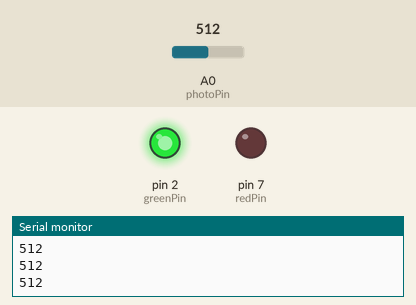
Simulated run of this sketch. Board: Arduino Uno, built with avr-gcc and run on an emulated ATmega328P. On the bench: output pins drawn as LEDs (lit = HIGH), the last lines printed to the serial monitor. Inputs (shaded band) come from the test bench; at power-on: A0 (photoPin) = 512.

Above: at 1.2 s.
1.3 s: A0 (photoPin) set to 312
2.8 s: A0 (photoPin) set to 294
At 3.1 s:
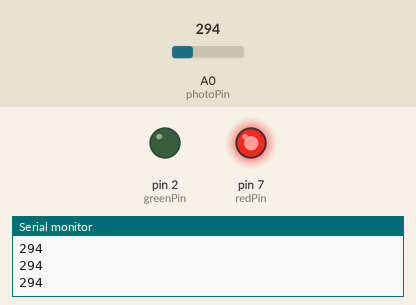
4.3 s: A0 (photoPin) set to 306
At 5.3 s:
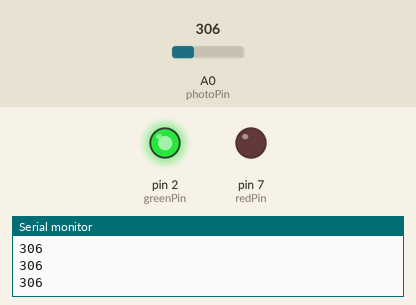
5.8 s: A0 (photoPin) set to 290
At 6.6 s:
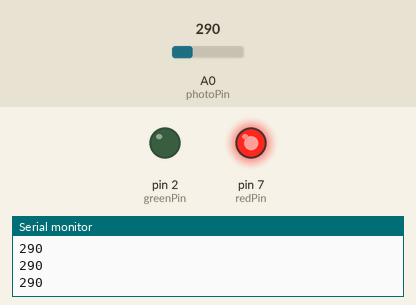
Timing chart, 0 to 8.3 s (numbered marks = the images above; inputs shaded):
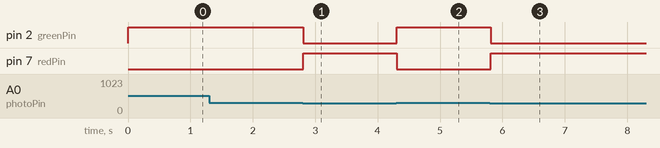

Measured:
- the behaviour switches between 301 and 300 on A0 (photoPin) (found by bisection; images 0 and 1)
- after the input at 2.8 s, pin 2 (greenPin): HIGH → LOW at once; pin 7 (redPin): LOW → HIGH at once
- after the input at 4.3 s, pin 2 (greenPin): LOW → HIGH at once; pin 7 (redPin): HIGH → LOW at once
- after the input at 5.8 s, pin 2 (greenPin): HIGH → LOW at once; pin 7 (redPin): LOW → HIGH at once

The sketch:

25_photoresistor.ino
```cpp
int photoPin = A0;
int redPin = 7;
int greenPin = 2;
int lightVal;
int d = 250;

void setup() {
  // put your setup code here, to run once:
pinMode(photoPin, INPUT);
pinMode(redPin, OUTPUT);
pinMode(greenPin, OUTPUT);
Serial.begin(9600);
}

void loop() {
  // put your main code here, to run repeatedly:
lightVal = analogRead(photoPin);
Serial.println(lightVal);
if(lightVal > 300)
{
  digitalWrite(greenPin, HIGH);
  digitalWrite(redPin, LOW);
}
else
{

  digitalWrite(greenPin, LOW);
  digitalWrite(redPin, HIGH);
}
}
```
